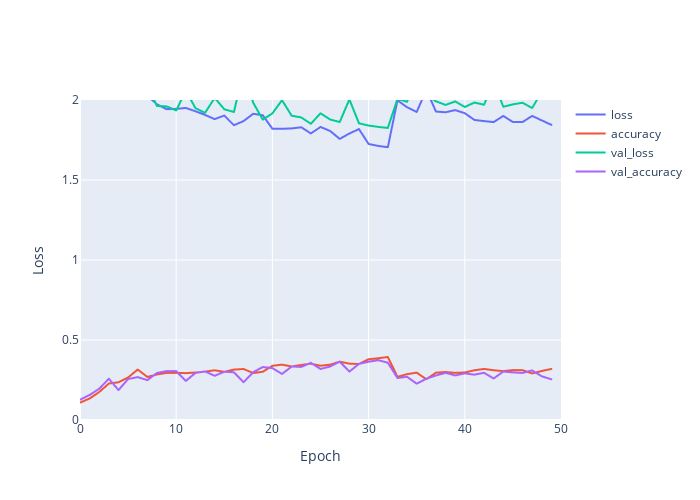

Source (notebook cell):
### Code cell
from tensorflow.keras.optimizers import Adam

model = Sequential()
model.add(Dense(2048, input_shape=(12288,), activation="relu"))
model.add(Dense(1024, activation="relu"))
model.add(Dense(256, activation="relu"))
model.add(Dense(len(lb.classes_), activation="softmax"))

# Скорость обучения
INIT_LR = 0.01

# Количество эпох
EPOCHS = 50

# Размер батча
BATCH_SIZE = 400

model, history = trainModel(model, EPOCHS, BATCH_SIZE, Adam(INIT_LR))
